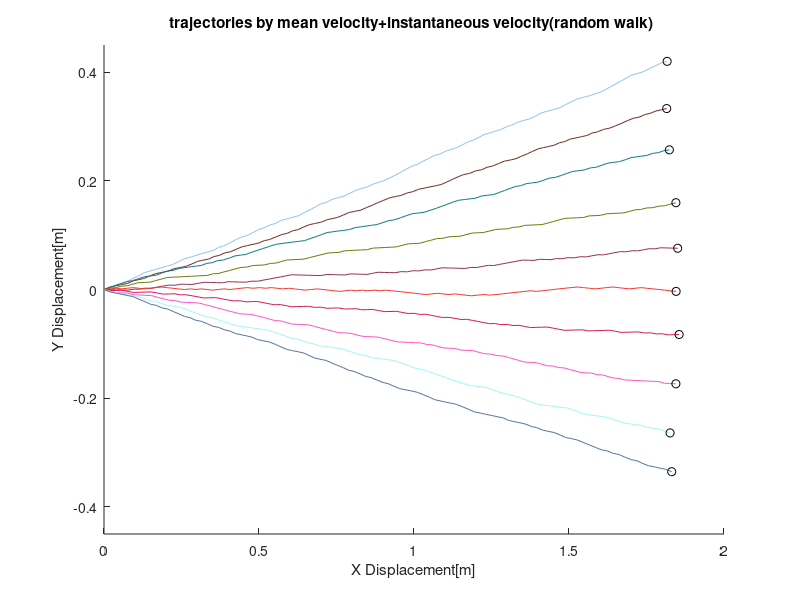

This chart was generated by the following MATLAB code:
%% 2D coninjection with random walk model
% Random walk model's isotropic behaviour is applied in a cone injection.
% The injection describes the cone injection that is used in CFD model
% (ANSYS Fluent )
% Authors: Kim Taewook
% Linkedin : https://www.linkedin.com/in/taewook-kim/
% GITHUB : github.com/Kimtaewookcode
% Email : kimtaewook87@gmail.com

clear
clf
clc
hold on; 
steps = 100;
timestep=0.01;%s
trials=10; 
x=zeros(trials, steps);
y=zeros(trials, steps); 
J=0;
swirl=0;%0.3;%m/s
coneangle=13;%degree
conev=1.87;%m/s
xconev=conev*cosd(coneangle);
yconev=conev*sind(coneangle);
k=0.02;
k2=sqrt(k*2/3);
for t = 1:trials 
 

for i=1:(steps-1)
J=rand;

if J<0.25
%x(t,i+1)=x(t,i)+(-k2*timestep);
%y(t,i+1)=y(t,i)+(k2*timestep);
x(t,i+1)=x(t,i)+(-k2+xconev)*timestep;
y(t,i+1)=y(t,i)+(k2+yconev)*timestep;


elseif J<0.5 
%x(t,i+1)=x(t,i)+(k2*timestep);
%y(t,i+1)=y(t,i)+(k2*timestep);
x(t,i+1)=x(t,i)+(k2+xconev)*timestep;
y(t,i+1)=y(t,i)+(k2+yconev)*timestep;

elseif J<0.75
%x(t,i+1)=x(t,i)+(-k2*timestep);
%y(t,i+1)=y(t,i)+(-k2*timestep);
x(t,i+1)=x(t,i)+(-k2+xconev)*timestep;
y(t,i+1)=y(t,i)+(-k2+yconev)*timestep; 

else
%x(t,i+1)=x(t,i)+(k2*timestep);
%y(t,i+1)=y(t,i)+(-k2*timestep);       
x(t,i+1)=x(t,i)+(k2+xconev)*timestep;
y(t,i+1)=y(t,i)+(-k2+yconev)*timestep;     


end 
end 
coneangle=coneangle-2.6;
xconev=conev*cosd(coneangle);
yconev=conev*sind(coneangle);
plot(x(t,:),y(t,:),'Color', [rand rand rand]) 
plot(x(t,100),y(t,100), 'ko')

%xlim([0 0.05])
%ylim([-0.05 0.05])
xlim([0 2])
ylim([-0.45 0.45])

end
%title('trajectories by instantaneous velocity(random walk) ');
title('trajectories by mean velocity+instantaneous velocity(random walk) ');
xlabel('X Displacement[m]');
ylabel('Y Displacement[m]');
